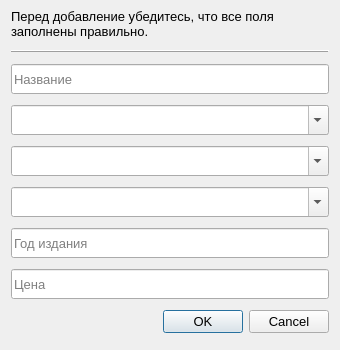
<?xml version="1.0" encoding="UTF-8"?>
<ui version="4.0">
 <class>AddBookWindow</class>
 <widget class="QDialog" name="AddBookWindow">
  <property name="geometry">
   <rect>
    <x>0</x>
    <y>0</y>
    <width>340</width>
    <height>350</height>
   </rect>
  </property>
  <property name="windowTitle">
   <string> Добавление книги</string>
  </property>
  <property name="windowIcon">
   <iconset>
    <normaloff>../icons/add.png</normaloff>../icons/add.png</iconset>
  </property>
  <property name="toolTip">
   <string/>
  </property>
  <layout class="QGridLayout" name="gridLayout">
   <property name="topMargin">
    <number>4</number>
   </property>
   <property name="bottomMargin">
    <number>4</number>
   </property>
   <item row="9" column="0">
    <widget class="QDialogButtonBox" name="buttonBox">
     <property name="minimumSize">
      <size>
       <width>0</width>
       <height>0</height>
      </size>
     </property>
     <property name="font">
      <font>
       <pointsize>10</pointsize>
      </font>
     </property>
     <property name="orientation">
      <enum>Qt::Horizontal</enum>
     </property>
     <property name="standardButtons">
      <set>QDialogButtonBox::Cancel|QDialogButtonBox::Ok</set>
     </property>
     <property name="centerButtons">
      <bool>false</bool>
     </property>
    </widget>
   </item>
   <item row="3" column="0">
    <widget class="QComboBox" name="comboAuthor">
     <property name="minimumSize">
      <size>
       <width>0</width>
       <height>30</height>
      </size>
     </property>
     <property name="font">
      <font>
       <pointsize>10</pointsize>
      </font>
     </property>
     <property name="editable">
      <bool>true</bool>
     </property>
     <property name="placeholderText">
      <string>Выберите автора...</string>
     </property>
    </widget>
   </item>
   <item row="7" column="0">
    <widget class="QLineEdit" name="lineYear">
     <property name="minimumSize">
      <size>
       <width>0</width>
       <height>30</height>
      </size>
     </property>
     <property name="font">
      <font>
       <pointsize>10</pointsize>
      </font>
     </property>
     <property name="placeholderText">
      <string>Год издания</string>
     </property>
    </widget>
   </item>
   <item row="6" column="0">
    <widget class="QComboBox" name="comboPublisher">
     <property name="minimumSize">
      <size>
       <width>0</width>
       <height>30</height>
      </size>
     </property>
     <property name="font">
      <font>
       <pointsize>10</pointsize>
      </font>
     </property>
     <property name="editable">
      <bool>true</bool>
     </property>
     <property name="placeholderText">
      <string>Выберите издательство...</string>
     </property>
    </widget>
   </item>
   <item row="2" column="0">
    <widget class="QLineEdit" name="lineTitle">
     <property name="minimumSize">
      <size>
       <width>0</width>
       <height>30</height>
      </size>
     </property>
     <property name="font">
      <font>
       <pointsize>10</pointsize>
      </font>
     </property>
     <property name="placeholderText">
      <string>Название</string>
     </property>
    </widget>
   </item>
   <item row="0" column="0">
    <widget class="QLabel" name="label_2">
     <property name="sizePolicy">
      <sizepolicy hsizetype="Preferred" vsizetype="Fixed">
       <horstretch>0</horstretch>
       <verstretch>0</verstretch>
      </sizepolicy>
     </property>
     <property name="font">
      <font>
       <pointsize>10</pointsize>
      </font>
     </property>
     <property name="text">
      <string>Перед добавление убедитесь, что все поля заполнены правильно.</string>
     </property>
     <property name="scaledContents">
      <bool>false</bool>
     </property>
     <property name="wordWrap">
      <bool>true</bool>
     </property>
     <property name="margin">
      <number>0</number>
     </property>
    </widget>
   </item>
   <item row="8" column="0">
    <widget class="QLineEdit" name="linePrice">
     <property name="minimumSize">
      <size>
       <width>0</width>
       <height>30</height>
      </size>
     </property>
     <property name="font">
      <font>
       <pointsize>10</pointsize>
      </font>
     </property>
     <property name="placeholderText">
      <string>Цена</string>
     </property>
    </widget>
   </item>
   <item row="1" column="0">
    <widget class="Line" name="line">
     <property name="frameShadow">
      <enum>QFrame::Raised</enum>
     </property>
     <property name="orientation">
      <enum>Qt::Horizontal</enum>
     </property>
    </widget>
   </item>
   <item row="4" column="0">
    <widget class="QComboBox" name="comboGenre">
     <property name="minimumSize">
      <size>
       <width>0</width>
       <height>30</height>
      </size>
     </property>
     <property name="font">
      <font>
       <pointsize>10</pointsize>
      </font>
     </property>
     <property name="editable">
      <bool>true</bool>
     </property>
     <property name="placeholderText">
      <string>Выберите жанр...</string>
     </property>
    </widget>
   </item>
  </layout>
 </widget>
 <resources/>
 <connections>
  <connection>
   <sender>buttonBox</sender>
   <signal>accepted()</signal>
   <receiver>AddBookWindow</receiver>
   <slot>addBook()</slot>
   <hints>
    <hint type="sourcelabel">
     <x>258</x>
     <y>449</y>
    </hint>
    <hint type="destinationlabel">
     <x>157</x>
     <y>274</y>
    </hint>
   </hints>
  </connection>
  <connection>
   <sender>buttonBox</sender>
   <signal>rejected()</signal>
   <receiver>AddBookWindow</receiver>
   <slot>reject()</slot>
   <hints>
    <hint type="sourcelabel">
     <x>326</x>
     <y>449</y>
    </hint>
    <hint type="destinationlabel">
     <x>286</x>
     <y>274</y>
    </hint>
   </hints>
  </connection>
 </connections>
 <slots>
  <slot>addBook()</slot>
 </slots>
</ui>
